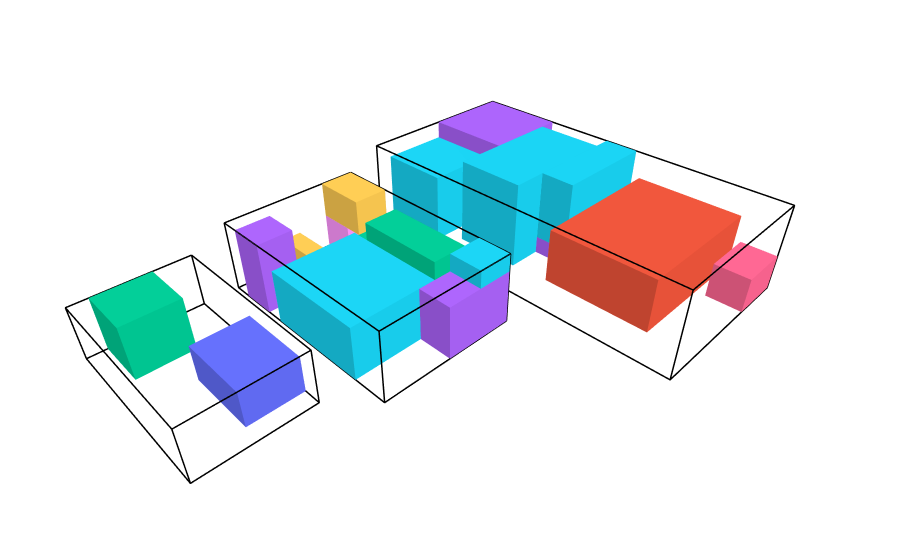

The notebook cell saved with this chart:
### Code cell
print(random_restart_result)
draw_state(random_restart_result.final_state)
